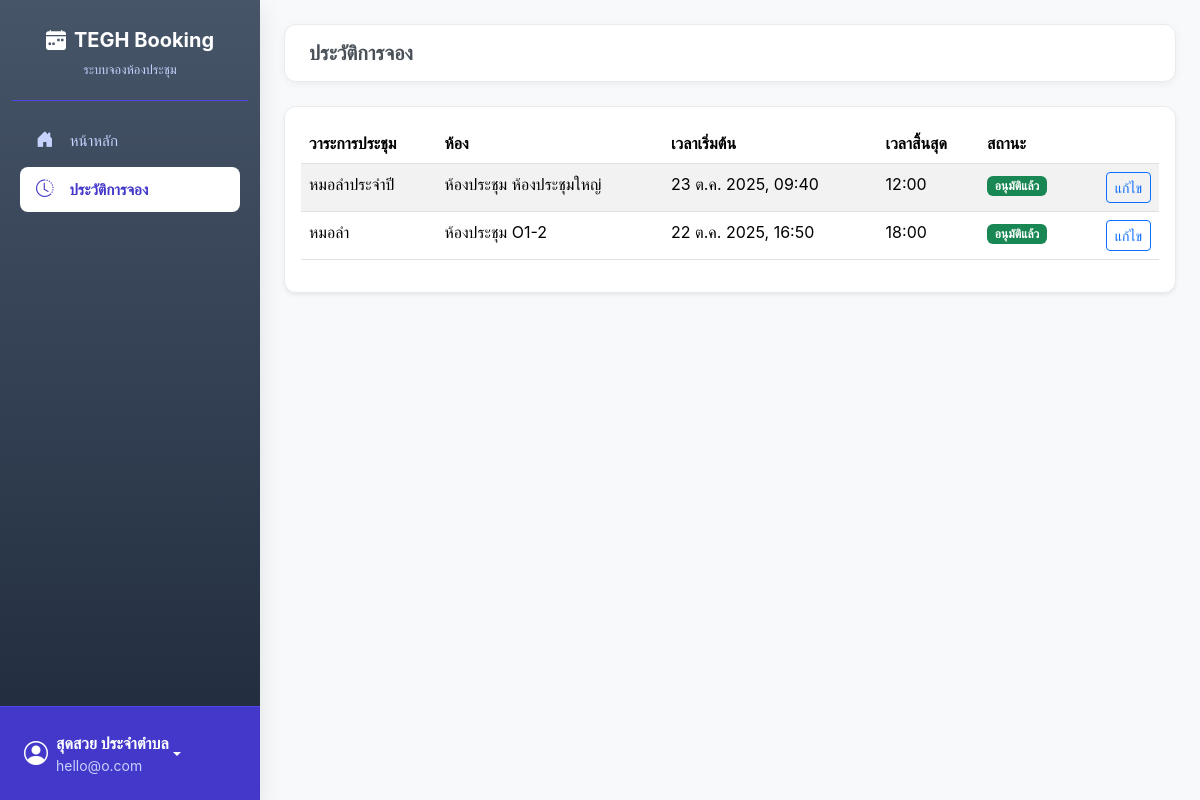
Page /history/ (signed in) on the earlier database version.
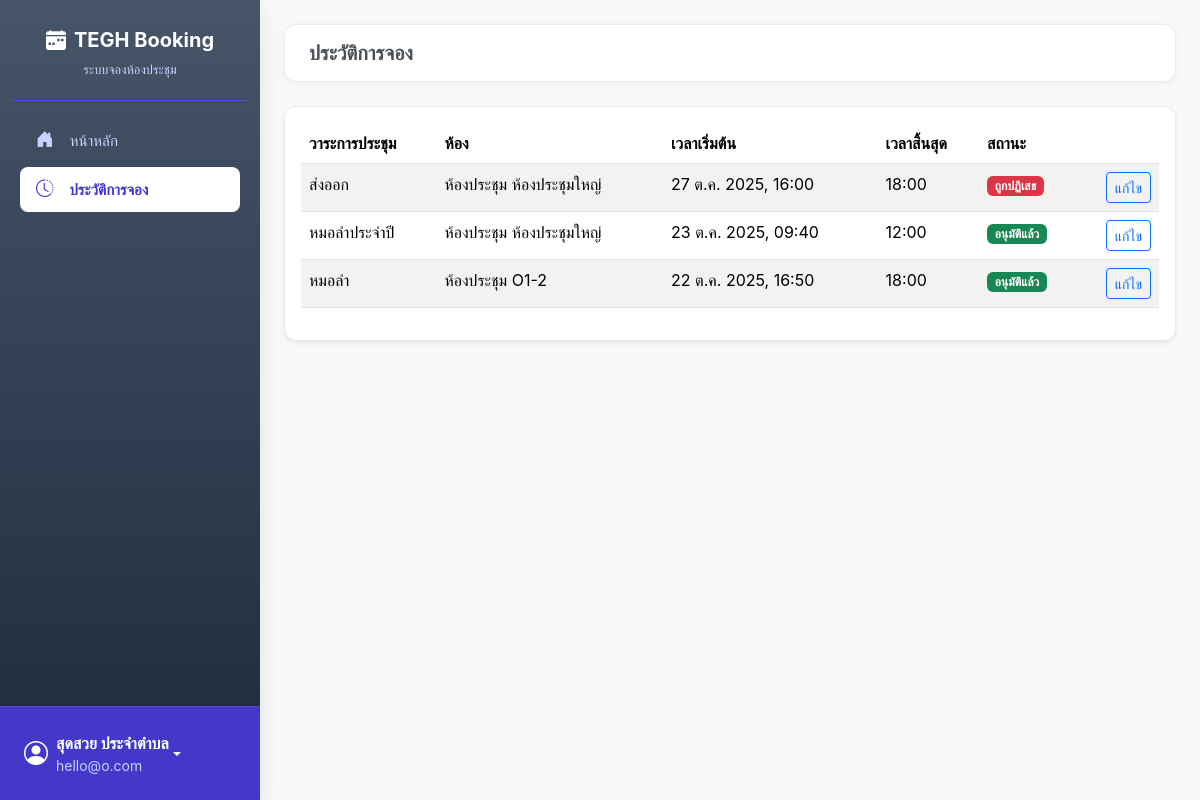
Same page on the later database version.
### booking/models.py (models this page shows, shortened)
class Booking(models.Model):
    STATUS_CHOICES = [
        ('PENDING', 'รออนุมัติ'), ('APPROVED', 'อนุมัติแล้ว'),
        ('REJECTED', 'ถูกปฏิเสธ'), ('CANCELLED', 'ยกเลิกแล้ว'),
    ]
    room = models.ForeignKey(Room, verbose_name="ห้องประชุม", on_delete=models.CASCADE, related_name='bookings')
    booked_by = models.ForeignKey(User, verbose_name="ผู้จอง", on_delete=models.CASCADE, related_name='bookings_made')
    title = models.CharField("หัวข้อการประชุม", max_length=200)
    start_time = models.DateTimeField("เวลาเริ่มต้น", default=timezone.now)
    end_time = models.DateTimeField("เวลาสิ้นสุด", default=timezone.now)
    participant_count = models.PositiveIntegerField("จำนวนผู้เข้าร่วม (ตัวเลข)", default=1)
    participants = models.ManyToManyField(
        User,
        verbose_name="ผู้เข้าร่วม (จาก AD/User)",
        related_name='participating_bookings',
        blank=True
    )
    external_participants = models.TextField(
        "รายชื่อผู้เข้าร่วม (ภายนอก)",
        blank=True, null=True,
        help_text="สำหรับแขก หรือผู้ที่ไม่มีบัญชีในระบบ (พิมพ์ชื่อ คั่นด้วยจุลภาค หรือขึ้นบรรทัดใหม่)"
    )
    equipment = models.ManyToManyField(
        Equipment,
        verbose_name="อุปกรณ์ที่ต้องการ",
        blank=True
    )
    attachment = models.FileField(
        "ไฟล์แนบประกอบ",
        upload_to='booking_attachments/%Y/%m/',
        blank=True, null=True
    )
    status = models.CharField("สถานะ", max_length=10, choices=STATUS_CHOICES, default='PENDING')
    created_at = models.DateTimeField(auto_now_add=True)
    chairman = models.CharField("ประธานในที่ประชุม", max_length=150, blank=True, null=True)
    department = models.CharField("แผนกผู้จอง", max_length=100, blank=True, null=True)
    description = models.TextField("รายละเอียด/วาระ", blank=True, null=True)
    presentation_file = models.FileField("ไฟล์นำเสนอ", upload_to='presentation_files/', blank=True, null=True)
    additional_requests = models.TextField("คำขอเพิ่มเติม", blank=True, null=True)
    additional_notes = models.TextField("หมายเหตุ", blank=True, null=True)
    class Meta:
        ordering = ['-start_time']
        verbose_name = "การจอง"
        verbose_name_plural = "รายการจองทั้งหมด"

class Room(models.Model):
    name = models.CharField("ชื่อห้องประชุม", max_length=100, unique=True)
    capacity = models.PositiveIntegerField("ความจุ (คน)", default=1)
    building = models.CharField("อาคาร", max_length=50, blank=True, null=True)
    floor = models.CharField("ชั้น", max_length=20, blank=True, null=True)
    equipment_in_room = models.TextField("อุปกรณ์ภายในห้อง (อื่นๆ)", blank=True, null=True) # Field สำหรับพิมพ์อุปกรณ์อื่นๆ
    image = models.ImageField("รูปภาพห้องประชุม", upload_to='room_images/', blank=True, null=True)
    class Meta:
        verbose_name = "ห้องประชุม"
        verbose_name_plural = "ห้องประชุม"
        ordering = ['name']

### booking/views.py (the view, shortened to what this page needs)
# urls.py: path('history/', views.history_view, name='history'),
@login_required
def history_view(request):
    bookings = Booking.objects.filter(booked_by=request.user).select_related('room').order_by('-start_time')
    date_f = request.GET.get('date'); room_f = request.GET.get('room'); status_f = request.GET.get('status')
    try:
        if date_f: bookings = bookings.filter(start_time__date=datetime.strptime(date_f, '%Y-%m-%d').date())
    except ValueError:
        messages.warning(request, "รูปแบบวันที่ไม่ถูกต้อง กรุณาใช้ YYYY-MM-DD")
        date_f = None
    if status_f and status_f in dict(Booking.STATUS_CHOICES):
        bookings = bookings.filter(status=status_f)
    elif status_f:
        messages.warning(request, "สถานะการจองไม่ถูกต้อง")
        status_f = None
    context = {
        'my_bookings': bookings,
        'all_rooms': Room.objects.all().order_by('name'),
        'status_choices': Booking.STATUS_CHOICES,
        'current_date': date_f,
        'current_room': room_f,
        'current_status': status_f,
     }
    return render(request, 'pages/history.html', context)

### booking/views.py (called while the page is built)
def is_admin(user):
    return user.is_authenticated and (user.is_superuser or user.groups.filter(name='Admin').exists())

def is_approver_or_admin(user):
    return user.is_authenticated and (user.is_superuser or user.groups.filter(name__in=['Approver', 'Admin']).exists())

### templates/pages/history.html (shortened to what this page needs)
{% extends 'base.html' %}
{% block page_title %}ประวัติการจอง{% endblock %}
{% block content %}
<div class="card shadow-sm">
    <div class="card-body">
        <div class="table-responsive">
            <table class="table table-striped table-hover">
                <thead>
                    <tr>
                        <th>วาระการประชุม</th>
                        <th>ห้อง</th>
                        <th>เวลาเริ่มต้น</th>
                        <th>เวลาสิ้นสุด</th>
                        <th>สถานะ</th>
                        <th></th>
                    </tr>
                </thead>
                <tbody>
                    {% for booking in my_bookings %}
                    <tr>
                        <td>{{ booking.title }}</td>
                        <td>{{ booking.room.name }}</td>
                        <td>{{ booking.start_time|date:"d M Y, H:i" }}</td>
                        <td>{{ booking.end_time|date:"H:i" }}</td>
                        <td>
                            {% if booking.status == 'APPROVED' %}<span class="badge bg-success">{{ booking.get_status_display }}</span>
                            {% elif booking.status == 'PENDING' %}<span class="badge bg-warning text-dark">{{ booking.get_status_display }}</span>
                            {% elif booking.status == 'REJECTED' %}<span class="badge bg-danger">{{ booking.get_status_display }}</span>
                            {% else %}<span class="badge bg-secondary">{{ booking.get_status_display }}</span>
                            {% endif %}
                        </td>
                        <td class="text-end">
                            <a href="{% url 'edit_booking' booking.id %}" class="btn btn-sm btn-outline-primary">แก้ไข</a>
                        </td>
                    </tr>
                    {% empty %}
                    <tr>
                        <td colspan="6" class="text-center text-muted">ไม่พบประวัติการจอง</td>
                    </tr>
                    {% endfor %}
                </tbody>
            </table>
        </div>
    </div>
</div>
{% endblock %}

### templates/base.html (shortened to what this page needs)
{% load static %}
<!DOCTYPE html>
<html lang="th">
<head>
    <link href="https://cdn.jsdelivr.net/npm/bootstrap@5.3.3/dist/css/bootstrap.min.css" rel="stylesheet" ...>
    <link rel="stylesheet" href="https://cdn.jsdelivr.net/npm/bootstrap-icons@1.11.3/font/bootstrap-icons.min.css">
    <link href="https://cdn.jsdelivr.net/npm/select2@4.1.0-rc.0/dist/css/select2.min.css" rel="stylesheet" />
    <link rel="stylesheet" href="https://cdn.jsdelivr.net/npm/select2-bootstrap-5-theme@1.3.0/dist/select2-bootstrap-5-theme.min.css" />
    <link rel="stylesheet" href="{% static 'css/theme.css' %}">
</head>
<body>
    <nav class="sidebar">
        <div class="sidebar-header">
            <h5 class="fw-bold"><i class="bi bi-calendar-week-fill me-2"></i>TEGH Booking</h5>
            <small class="text-muted">ระบบจองห้องประชุม</small>
        </div>
        <div class="flex-grow-1" style="overflow-y: auto;">
            <ul class="nav flex-column p-2">
                 {% for item in menu_items %}
                    {% if item.show %}
                        <li class="nav-item">
                            <a class="nav-link {% if item.active %}active{% endif %} d-flex justify-content-between align-items-center" href="{% url item.url_name %}">
                                <span>
                                    <i class="{{ item.icon }}"></i> {{ item.label }}
                                </span>
                            </a>
                        </li>
                     {% endif %}
                {% endfor %}
            </ul>
        </div>
        <div class="sidebar-footer">
            {% if user.is_authenticated %}
            <div class="dropdown">
                <a href="#" class="text-white text-decoration-none dropdown-toggle" id="dropdownUser1" data-bs-toggle="dropdown" aria-expanded="false">
                    <i class="bi bi-person-circle fs-4 me-2"></i>
                    <div class="text-start">
                        <strong>{{ user.get_full_name|default:user.username }}</strong>
                        <div class="small">{{ user.email|default:"-" }}</div>
                    </div>
                </a>
            </div>
            {% endif %}
        </div>
    </nav>
    <main class="main-content-wrapper flex-grow-1">
        <div class="page-header">
            <h5 class="mb-0">{% block page_title %}หน้าจองห้องประชุม{% endblock %}</h5>
        </div>
        {% block content %}{% endblock %}
    </main>
</body>
</html>

### static/css/theme.css (style rules this page uses)
body { background-color: #f8fafc; font-family: 'Prompt', sans-serif; min-height: 100vh; display: flex; }
.sidebar { width: 260px; min-width: 260px; height: 100vh; position: fixed; top: 0; left: 0; z-index: 1030; color: white; background-image: linear-gradient(to bottom, #475569, #1e293b); display: flex; flex-direction: column; box-shadow: 2px 0 5px rgba(0,0,0,0.1); transition: margin-left 0.3s ease; }
.sidebar-header { border-bottom: 1px solid rgba(255, 255, 255, 0.15); flex-shrink: 0; }
.sidebar-footer { border-top: 1px solid rgba(255, 255, 255, 0.15); margin-top: auto; flex-shrink: 0; }
main.flex-grow-1 { overflow-y: auto; box-sizing: border-box; }
.card { border-radius: 0.75rem; border: 1px solid #e9ecef; box-shadow: 0 1px 3px rgba(0,0,0,.04); }

### templates/base.html (style rules this page uses)
body { display: flex; min-height: 100vh; background-color: #f8f9fa; font-family: -apple-system, BlinkMacSystemFont, "Segoe UI", Roboto, "Helvetica Neue", Arial, "Noto Sans", sans-serif; }
.sidebar { width: 260px; min-height: 100vh; background-color: #4338ca; color: #c7d2fe; position: fixed; top: 0; left: 0; bottom: 0; z-index: 100; padding: 0.75rem; box-shadow: 0 0.5rem 1.5rem rgba(0,0,0,.1); }
.sidebar .sidebar-header { padding: 1rem 1rem 1.25rem 1rem; margin-bottom: 0.5rem; color: #fff; text-align: center; border-bottom: 1px solid #4f46e5; }
.sidebar .sidebar-header h5 { margin-bottom: 0.25rem; }
.sidebar .sidebar-header small { font-size: 0.8rem; color: #c7d2fe !important; }
.sidebar .nav-link { color: #c7d2fe; padding: 0.6rem 1rem; font-size: 0.95rem; font-weight: 500; border-radius: 0.5rem; margin-bottom: 0.25rem; transition: background-color 0.2s ease, color 0.2s ease; }
.sidebar .nav-link i { margin-right: 0.75rem; width: 22px; text-align: center; font-size: 1.1rem; }
.sidebar .nav-link.active { color: #4338ca; font-weight: 600; background-color: #ffffff; }
.sidebar .nav-link.active i { color: #4338ca !important; }
.sidebar .sidebar-footer { position: absolute; bottom: 0; left: 0; width: 100%; padding: 1rem 0.75rem; border-top: 1px solid #4f46e5; background-color: #4338ca; }
.sidebar-footer .dropdown-toggle { display: flex; align-items: center; width: 100%; padding: 0.5rem 0.75rem; border-radius: 0.5rem; transition: background-color 0.2s ease; color: #fff !important; }
.sidebar-footer .dropdown-toggle .small { color: #c7d2fe !important; }
.main-content-wrapper { margin-left: 260px; padding: 1.5rem; width: calc(100% - 260px); flex-grow: 1; }
.page-header { background-color: #fff; padding: 1rem 1.5rem; margin-bottom: 1.5rem; border-radius: 0.75rem; box-shadow: 0 0.125rem 0.5rem rgba(0, 0, 0, 0.05); border: 1px solid #e9ecef; display: flex; justify-content: space-between; align-items: center; }
.page-header h5 { margin-bottom: 0; color: #495057; font-weight: 600; }

Differences in the rows shown:
added Booking: title "ส่งออก", room.name "ห้องประชุม ห้องประชุมใหญ่", start_time "27 ต.ค. 2025, 16:00", end_time "18:00", status "ถูกปฏิเสธ"
